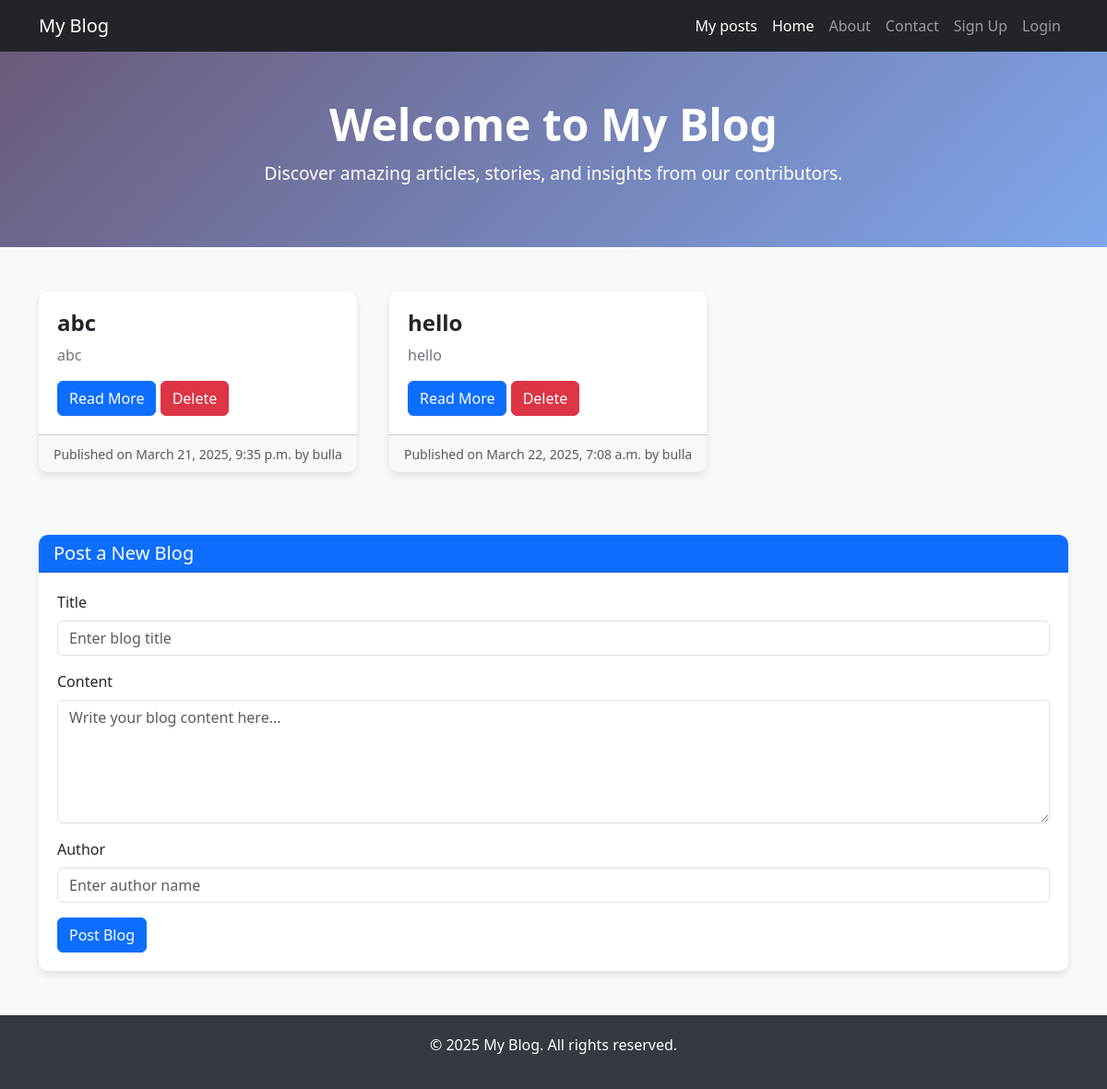
Page /home/my_post/ (signed in) on the committed database.
### blog/models.py (models this page shows, shortened)
class posts(models.Model):
    title=models.CharField(max_length=100)
    content=models.TextField()
    date_posted=models.DateTimeField(default=timezone.now)
    author = models.ForeignKey(User, on_delete=models.CASCADE)

### blog/views.py (the view, shortened to what this page needs)
# urls.py: path('home/my_post/',views.my_post,name='my_post'),
@login_required(login_url='login')
def my_post(request):
    print(request.user)
    for i in posts.objects.all():
        print(i.author)
    user_posts = posts.objects.filter(author=request.user)
    return render(request, 'my_post.html', context={'posts': user_posts})

### blog/templates/my_post.html (shortened to what this page needs)
<!DOCTYPE html>
<html lang="en">
<head>
    <link href="https://cdn.jsdelivr.net/npm/bootstrap@5.3.0/dist/css/bootstrap.min.css" rel="stylesheet">
</head>
<body>
    <nav class="navbar navbar-expand-lg navbar-dark bg-dark">
        <div class="container">
            <a class="navbar-brand" href="#">My Blog</a>
            <div class="collapse navbar-collapse" id="navbarNav">
                <ul class="navbar-nav ms-auto">
                    <li class="nav-item">
                        <a class="nav-link active" href="/home/my_post/">My posts</a>
                    </li>
                    <li class="nav-item">
                        <a class="nav-link active" href="/home/">Home</a>
                    </li>
                    <li class="nav-item">
                        <a class="nav-link" href="/about/">About</a>
                    </li>
                    <li class="nav-item">
                        <a class="nav-link" href="/contact/">Contact</a>
                    </li>
                    <li class="nav-item">
                        <a class="nav-link" href="/signup/">Sign Up</a>
                    </li>
                    <li class="nav-item">
                        <a class="nav-link" href="/login/">Login</a>
                    </li>
                </ul>
            </div>
        </div>
    </nav>
    <div class="hero">
        <div class="container">
            <h1>Welcome to My Blog</h1>
            <p>Discover amazing articles, stories, and insights from our contributors.</p>
        </div>
    </div>
<div class="container my-5">
    <div class="row">
        {% for post in posts %}
        <div class="col-md-4 d-flex align-items-stretch" style="margin-bottom: 20px;">
            <div class="card blog-card">
                <div class="card-body">
                    <h5 class="card-title">{{ post.title }}</h5>
                    <p class="card-text">
                        <span class="short-content">{{ post.content|truncatewords:20 }}</span>
                    </p>
                    <button class="btn btn-primary read-more-btn" onclick="toggleContent(this)">Read More</button>
                    <form method="POST" action="{{post.id}}/delete/" style="display:inline;">
                        <button type="submit" class="btn btn-danger">Delete</button>
                    </form>
                </div>
                <div class="card-footer text-muted">
                    <small>Published on {{ post.date_posted }} by {{ post.author }}</small>
                </div>
            </div>
        </div>
        {% endfor %}
    </div>
</div>
    <div class="container my-5">
        <div class="card blog-card mb-4">
            <div class="card-header bg-primary text-white">
                <h5 class="mb-0">Post a New Blog</h5>
            </div>
            <div class="card-body">
                <form method="POST" enctype="multipart/form-data">
                    <div class="mb-3">
                        <label for="title" class="form-label">Title</label>
                        <input type="text" class="form-control" id="title" name="title" placeholder="Enter blog title" required>
                    </div>
                    <div class="mb-3">
                        <label for="content" class="form-label">Content</label>
                        <textarea class="form-control" id="content" name="content" rows="5" placeholder="Write your blog content here..." required></textarea>
                    </div>
                    <div class="mb-3">
                        <label for="author" class="form-label">Author</label>
                        <input type="text" class="form-control" id="author" name="author" placeholder="Enter author name" required>
                    </div>
                    <button type="submit" class="btn btn-primary">Post Blog</button>
                </form>
            </div>
        </div>
    </div>
    <footer>
        <div class="container">
            <p>&copy; 2025 My Blog. All rights reserved.</p>
        </div>
    </footer>
</body>
</html>
</html>

### blog/templates/my_post.html (style rules this page uses)
body { background: #f8f9fa; }
.hero { background: linear-gradient(135deg, #6a5a7a, #7fa7ec); color: white; padding: 50px 0; text-align: center; }
.hero h1 { font-size: 3rem; font-weight: bold; }
.hero p { font-size: 1.2rem; margin-top: 10px; }
.blog-card { box-shadow: 0 4px 8px rgba(0, 0, 0, 0.1); border: none; border-radius: 10px; overflow: hidden; }
.blog-card .card-body { padding: 20px; }
.blog-card .card-title { font-size: 1.5rem; font-weight: bold; }
.blog-card .card-text { color: #6c757d; }
footer { background: #343a40; color: white; padding: 20px 0; text-align: center; }

### rows in the picture
posts: title "abc", content "abc", date_posted "March 21, 2025, 9:35 p.m.", author "bulla"
posts: title "hello", content "hello", date_posted "March 22, 2025, 7:08 a.m.", author "bulla"
